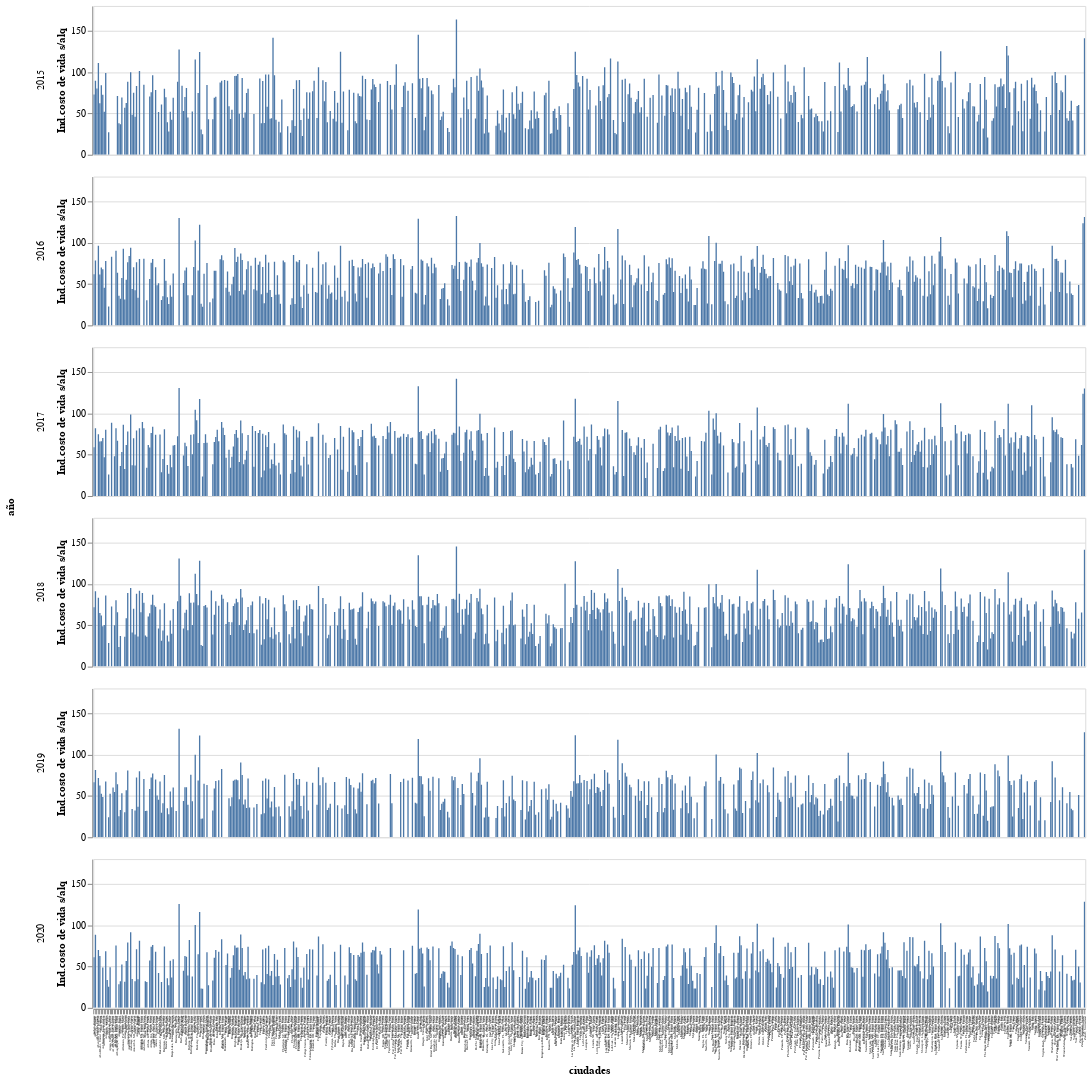

The cell this chart's notebook holds for it:
### Markdown cell above
### Ejercicio 1.2 (10 pts)

Genera un histograma del índice del costo de vida (sin alquiler) para cada año (es decir, 6 histogramas).

¿Qué conclusión puedes sacar de estos gráficos?

### Code cell
alt.Chart(life_cost).mark_bar().encode(
    x = alt.X('city:N',title = 'ciudades',axis=alt.Axis(labelFontSize=3)),
    y = alt.Y('cost_of_living_index:Q',title='Ind.costo de vida s/alq'),
    row=alt.Row('year:O',title = 'año'),
    tooltip=('cost_of_living_index','city','year')
).properties(width=1000, height=150).interactive()

### Figure 1 — Vega-Lite specification as saved in the notebook (floating-point values rounded to 4 significant figures; data arrays with more than 128 entries replaced by an {"elided": "..."} marker saying what was removed)
{"$schema": "https://vega.github.io/schema/vega-lite/v3.4.0.json", "config": {"background": "white", "mark": {"tooltip": null}, "view": {"height": 300, "width": 400}}, "data": {"name": "data-f0633d26016fd10bc1ffa50a188ec617"}, "datasets": {"data-f0633d26016fd10bc1ffa50a188ec617": {"elided": "2847 records"}}, "encoding": {"row": {"field": "year", "title": "año", "type": "ordinal"}, "tooltip": [{"field": "cost_of_living_index", "type": "quantitative"}, {"field": "city", "type": "nominal"}, {"field": "year", "type": "quantitative"}], "x": {"axis": {"labelFontSize": 3}, "field": "city", "title": "ciudades", "type": "nominal"}, "y": {"field": "cost_of_living_index", "title": "Ind.costo de vida s/alq", "type": "quantitative"}}, "height": 150, "mark": "bar", "selection": {"selector001": {"bind": "scales", "encodings": ["x", "y"], "type": "interval"}}, "width": 1000}
